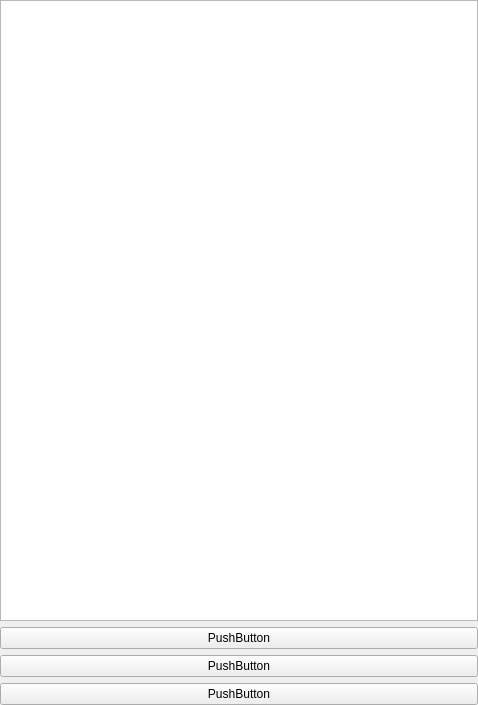
<?xml version="1.0" encoding="UTF-8"?>
<ui version="4.0">
 <class>MainWindow</class>
 <widget class="QMainWindow" name="MainWindow">
  <property name="geometry">
   <rect>
    <x>0</x>
    <y>0</y>
    <width>478</width>
    <height>705</height>
   </rect>
  </property>
  <property name="windowTitle">
   <string>MainWindow</string>
  </property>
  <widget class="QWidget" name="centralwidget">
   <layout class="QVBoxLayout" name="verticalLayout">
    <property name="leftMargin">
     <number>0</number>
    </property>
    <property name="topMargin">
     <number>0</number>
    </property>
    <property name="rightMargin">
     <number>0</number>
    </property>
    <property name="bottomMargin">
     <number>0</number>
    </property>
    <item>
     <widget class="QTextEdit" name="textEdit"/>
    </item>
    <item>
     <widget class="QPushButton" name="pushButton">
      <property name="text">
       <string>PushButton</string>
      </property>
     </widget>
    </item>
    <item>
     <widget class="QPushButton" name="pushButton_2">
      <property name="text">
       <string>PushButton</string>
      </property>
     </widget>
    </item>
    <item>
     <widget class="QPushButton" name="pushButton_3">
      <property name="text">
       <string>PushButton</string>
      </property>
     </widget>
    </item>
   </layout>
  </widget>
  <widget class="QMenuBar" name="menubar">
   <property name="geometry">
    <rect>
     <x>0</x>
     <y>0</y>
     <width>478</width>
     <height>24</height>
    </rect>
   </property>
  </widget>
 </widget>
 <resources/>
 <connections/>
</ui>
